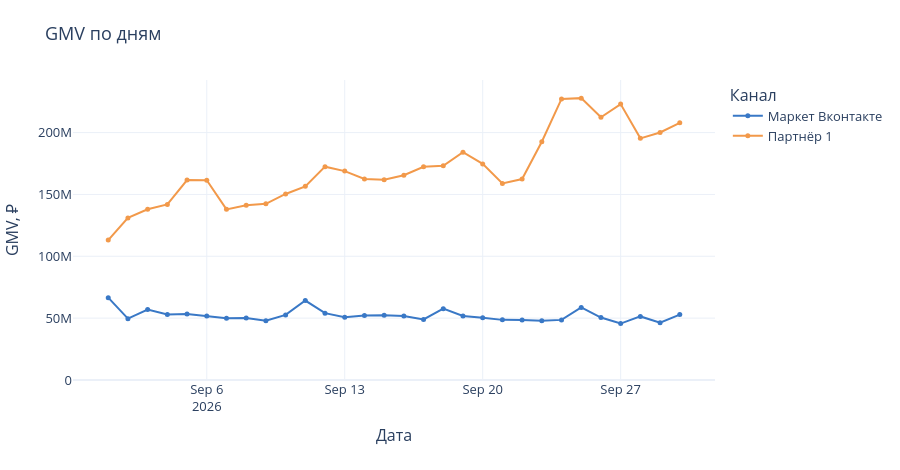

The notebook cell saved with this chart:
### Markdown cell above
### Интерактивно: ежедневный GMV
GMV показан в рублях без поправки на инфляцию и без вывода о причинах изменений.

### Code cell
fig = go.Figure()
for channel, color in [(mv, '#3978C6'), (p1, '#F2994A')]:
    fig.add_scatter(x=daily.index, y=daily[f'GMV, ₽: {channel}'], name=channel, mode='lines+markers',
                    line=dict(color=color, width=2), marker=dict(size=5),
                    hovertemplate='%{x|%d.%m.%Y}<br>%{fullData.name}: %{y:,.0f} ₽<extra></extra>')
fig.update_yaxes(rangemode='tozero')
fig.update_layout(hovermode='x unified')
show_plotly(fig, 'GMV по дням', 'Дата', 'GMV, ₽', 470)
